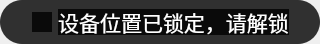
<?xml version="1.0" encoding="UTF-8"?>
<ui version="4.0">
 <class>ToastDialog</class>
 <widget class="QDialog" name="ToastDialog">
  <property name="geometry">
   <rect>
    <x>0</x>
    <y>0</y>
    <width>320</width>
    <height>44</height>
   </rect>
  </property>
  <property name="minimumSize">
   <size>
    <width>320</width>
    <height>44</height>
   </size>
  </property>
  <property name="font">
   <font>
    <family>Microsoft YaHei</family>
   </font>
  </property>
  <property name="windowTitle">
   <string>Dialog</string>
  </property>
  <layout class="QHBoxLayout" name="horizontalLayout_2">
   <property name="spacing">
    <number>0</number>
   </property>
   <property name="leftMargin">
    <number>0</number>
   </property>
   <property name="topMargin">
    <number>0</number>
   </property>
   <property name="rightMargin">
    <number>0</number>
   </property>
   <property name="bottomMargin">
    <number>0</number>
   </property>
   <item>
    <widget class="QFrame" name="frame">
     <property name="font">
      <font>
       <family>Microsoft YaHei</family>
      </font>
     </property>
     <property name="styleSheet">
      <string notr="true">color: white;
border-radius: 22px;
background: rgba(0,0,0,204);
</string>
     </property>
     <property name="frameShape">
      <enum>QFrame::StyledPanel</enum>
     </property>
     <property name="frameShadow">
      <enum>QFrame::Raised</enum>
     </property>
     <layout class="QHBoxLayout" name="horizontalLayout">
      <item>
       <spacer name="horizontalSpacer">
        <property name="orientation">
         <enum>Qt::Horizontal</enum>
        </property>
        <property name="sizeHint" stdset="0">
         <size>
          <width>14</width>
          <height>20</height>
         </size>
        </property>
       </spacer>
      </item>
      <item>
       <widget class="QLabel" name="label_2">
        <property name="minimumSize">
         <size>
          <width>20</width>
          <height>20</height>
         </size>
        </property>
        <property name="maximumSize">
         <size>
          <width>20</width>
          <height>20</height>
         </size>
        </property>
        <property name="font">
         <font>
          <family>Microsoft YaHei</family>
         </font>
        </property>
        <property name="pixmap">
         <pixmap resource="../plugin/res.qrc">:/res/images/ic_device_warning.svg</pixmap>
        </property>
       </widget>
      </item>
      <item>
       <widget class="QLabel" name="label">
        <property name="font">
         <font>
          <family>Microsoft YaHei</family>
          <pointsize>16</pointsize>
          <weight>50</weight>
          <bold>false</bold>
         </font>
        </property>
        <property name="text">
         <string>设备位置已锁定，请解锁</string>
        </property>
        <property name="alignment">
         <set>Qt::AlignCenter</set>
        </property>
       </widget>
      </item>
      <item>
       <spacer name="horizontalSpacer_2">
        <property name="orientation">
         <enum>Qt::Horizontal</enum>
        </property>
        <property name="sizeHint" stdset="0">
         <size>
          <width>14</width>
          <height>20</height>
         </size>
        </property>
       </spacer>
      </item>
     </layout>
    </widget>
   </item>
  </layout>
 </widget>
 <resources>
  <include location="../plugin/res.qrc"/>
 </resources>
 <connections/>
</ui>
